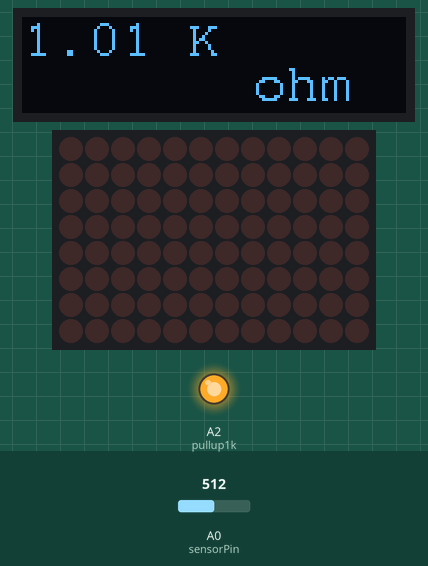
Bench run of a sketch on a simulated Arduino Uno R4 WiFi. On the bench: 128×32 one-colour display, 12×8 LED matrix, output pins drawn as LEDs (lit = HIGH). The test bench sets the inputs (shaded band); at power-on: A0 (sensorPin) = 512 (analog values on the 0–1023 scale). What the sketch prints to the serial monitor is not drawn.

Above: at 1.3 s.
1.4 s: A0 (sensorPin) set to 1023
At 3.3 s:
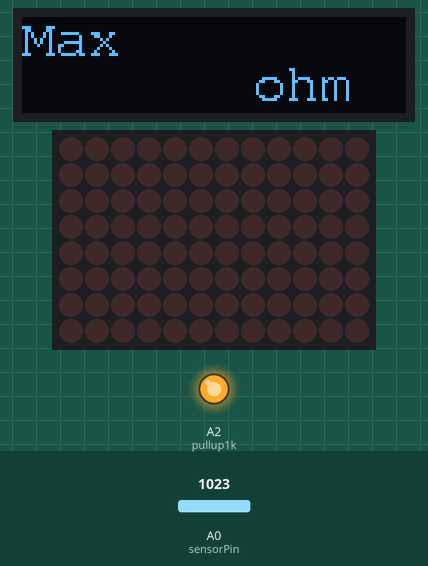
3.8 s: A0 (sensorPin) set to 306
At 5.4 s:
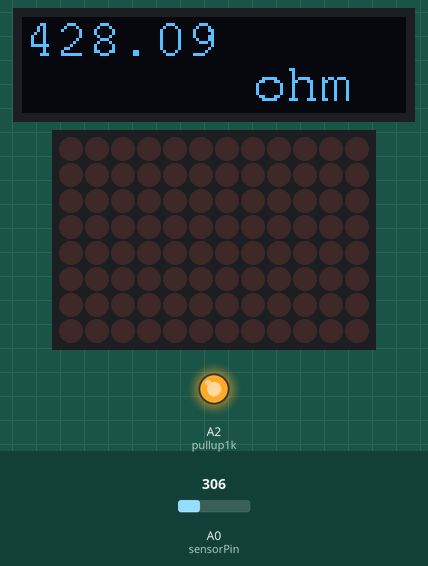
5.7 s: A0 (sensorPin) set to 122
At 7.0 s:
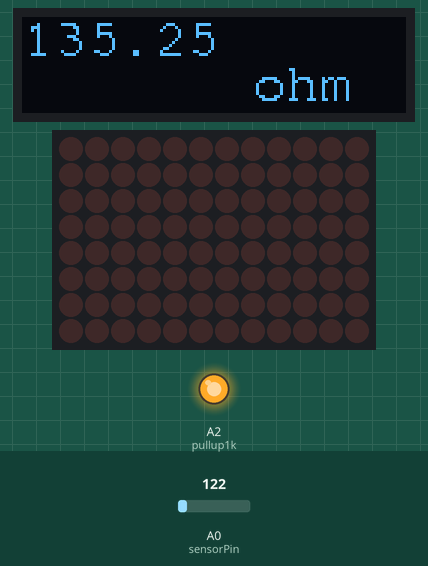
Timing chart, 0 to 8.7 s (numbered marks = the images above; inputs shaded):
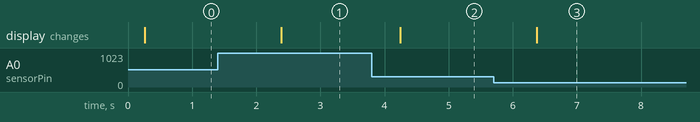

The sketch:

ResistorMeausrement.ino
```cpp
#include "Arduino_LED_Matrix.h"
#include "display_3xdigit.h"

#include "display_3xdigit.h"
#include <Adafruit_SSD1306.h>
#include <Adafruit_GFX.h>
#include <Fonts/FreeMono9pt7b.h>


bool debug=true;

int sensorPin = A0;   // select the input pin to be measured
// const int pullup1k = A1;
const int pullup1k = A2;
float sensorValue = 0;  // variable to store the value coming from the sensor
const int minus_sign = 15;
const int exponent_offset = 10;

void setup() {
  Serial.begin(115200);
  while (!Serial) {
    ; // wait for serial port to connect. Needed for native USB port only
  }
  analogReadResolution(14);
  display_digit_setup();
  pinMode(pullup1k,OUTPUT);
  digitalWrite(pullup1k, HIGH);
  delay(100);
}

float voltage_gemeten=0;
float i_ref_resistor=0;
float unknown_resistor=0;
float high_correction_factor=1;

const int num_measurements = 100;  // num of measurements should result in a multiple of  about 0,060 ms ( 3 times 50 hz duration)

void loop() {
  // read the value from the sensor:
  int results [num_measurements];
  sensorValue = 0;
  for  (int i=0; i< num_measurements; i++){
      //sensorValue += analogRead(sensorPin);
      delay(1);
      results[i]=analogRead(sensorPin);
  }
  for  (int i=0; i< num_measurements; i++){
    Serial.println(results[i]);
    sensorValue += results[i];
  }
  Serial.println("results done");

  sensorValue /= num_measurements;
  if (debug) Serial.println(sensorValue, 6);

  //voltage_gemeten = ((float)5)*sensorValue/16313.5;  // 230k ipv 220k
  voltage_gemeten = ((float)5)*sensorValue/16316;  // 220k ipv 220k   correction for high resistor values
  //voltage_gemeten = ((float)5)*sensorValue/16320;  // 213k ipv 220k

  if (debug) Serial.println(voltage_gemeten, 6);

  i_ref_resistor = (5-voltage_gemeten)/1000;

  if (debug) Serial.println(i_ref_resistor, 6);
  if (i_ref_resistor < 0.00000001) i_ref_resistor=0.00000001;  // prevent divede by zero
  unknown_resistor = voltage_gemeten/i_ref_resistor - 0.65;   // correction for low resisteor values

  // correct for high values
  high_correction_factor = 1 + (unknown_resistor / 11000000);
  unknown_resistor *= high_correction_factor;


   if (debug) Serial.println(unknown_resistor, 6);
   if (debug) Serial.println("------");
   show_value(unknown_resistor);
}
```

display_3xdigit.h
```cpp
#ifndef DISPLAY_3XDIGIT_H
#define DISPLAY_3XDIGIT_H

void display_digit_setup();
void show_value(float value);

#endif
```

display_3xdigit.ino
```cpp
#define SCREEN_WIDTH 128 // OLED display width, in pixels
#define SCREEN_HEIGHT 32 // OLED display height, in pixels
#define SCREEN_ADDRESS 0x3C
#define OLED_RESET     -1

ArduinoLEDMatrix matrix;
int upLeftDigit, upRightDigit, downLeftDigit, downRightDigit;


byte theMatrix[8][12] = {
  { 0, 0, 0, 0, 0, 0, 0, 0, 0, 0, 0, 0 },
  { 0, 0, 0, 0, 0, 0, 0, 0, 0, 0, 0, 0 },
  { 0, 0, 0, 0, 0, 0, 0, 0, 0, 0, 0, 0 },
  { 0, 0, 0, 0, 0, 0, 0, 0, 0, 0, 0, 0 },
  { 0, 0, 0, 0, 0, 0, 0, 0, 0, 0, 0, 0 },
  { 0, 0, 0, 0, 0, 0, 0, 0, 0, 0, 0, 0 },
  { 0, 0, 0, 0, 0, 0, 0, 0, 0, 0, 0, 0 },
  { 0, 0, 0, 0, 0, 0, 0, 0, 0, 0, 0, 0}
};


void print_matrix(){
  for (int i =0; i<8; i++)
  {
    for (int j=0; j<12; j++)
      Serial.print(theMatrix[i][j]);
    Serial.println();
  }
  Serial.println("------------------");
}


const int minus = 15;
const int space_digit = 10;
byte  Digits  [5][48]{                // 0 1 2 3 4 5 6 7 8 9 e0 e1 e2 e3 e4  -
{ 0, 1, 0,  0, 0, 1,  1, 1, 0,  1, 1, 0,  1, 0, 1,  1, 1, 1,  0, 1, 1,  1, 1, 1,  0, 1, 0,  0, 1, 1,   0, 0, 0,   0, 0, 0,   0, 0, 0,   0, 0, 0,   0, 0, 0,   0, 0, 0},
{ 1, 0, 1,  0, 1, 1,  0, 0, 1,  0, 0, 1,  1, 0, 1,  1, 0, 0,  1, 0, 0,  0, 0, 1,  1, 0, 1,  1, 0, 1,   0, 0, 0,   0, 0, 0,   0, 0, 0,   0, 0, 0,   0, 0, 1,   0, 0, 0},
{ 1, 0, 1,  0, 0, 1,  0, 1, 1,  1, 1, 0,  1, 1, 1,  1, 1, 0,  1, 1, 0,  0, 0, 1,  0, 1, 0,  0, 1, 1,   0, 0, 0,   0, 0, 0,   0, 0, 0,   0, 1, 0,   0, 1, 0,   1, 1, 1},
{ 1, 0, 1,  0, 0, 1,  1, 0, 0,  0, 0, 1,  0, 0, 1,  0, 0, 1,  1, 0, 1,  0, 1, 0,  1, 0, 1,  0, 0, 1,   0, 0, 0,   0, 0, 0,   0, 0, 1,   0, 0, 1,   0, 0, 1,   0, 0, 0},
{ 0, 1, 0,  0, 0, 1,  1, 1, 1,  1, 1, 0,  0, 0, 1,  1, 1, 0,  0, 1, 0,  1, 0, 0,  0, 1, 0,  1, 1, 0,   0, 0, 0,   0, 1, 0,   0, 1, 0,   0, 1, 0,   0, 1, 0,   0, 0, 0},
};

const int k = 0;
const int M = 1;
const int space_letter = 2;
byte Letters [3][15]{
  { 1, 0, 1, 0, 0,  1, 0, 0, 0, 1,  0, 0, 0, 0, 0, },
  { 1, 1, 0, 0, 0,  1, 1, 0, 1, 1,  0, 0, 0, 0, 0, },
  { 1, 0, 1, 0, 0,  1, 0, 1, 0, 1,  0, 0, 0, 0, 0, },
};


void displayDigit(int d, int s_x, int s_y){
  for (int x=0;x<3;x++)
    for (int y=0;y<5;y++){
      theMatrix[y+s_y][x+s_x] = Digits[y][x+ d*3];
    }
}

void displayLetter(int d, int s_x, int s_y){
  for (int x=0;x<5;x++)
    for (int y=0;y<3;y++){
      theMatrix[y+s_y][x+s_x] = Letters[y][x+ d*5];
    }
}

Adafruit_SSD1306 display(SCREEN_WIDTH, SCREEN_HEIGHT, &Wire, OLED_RESET);
bool display_found = false;

void display_digit_setup() {

  display.begin(SSD1306_SWITCHCAPVCC, SCREEN_ADDRESS);
  display_found = false;
  Wire.beginTransmission(SCREEN_ADDRESS);
  byte result = Wire.endTransmission(1);
  if (result == 0) display_found = true;


  if (display_found){
      display.clearDisplay();
      display.setFont(&FreeMono9pt7b);
      display.setTextSize(1);
      display.setTextColor(WHITE);
  }
  matrix.begin();
}

const char multiplier [] = "KM ";
void oled_display(String text, int letter){
    if (display_found) {
      display.clearDisplay();
      display.setCursor(0,12);
      display.print(text + " " + multiplier[letter]);
      display.setCursor(0,27);
      display.print("       ohm");
      display.display();
    }
}

void show_value(float value){
  if (value > 5000000) value = 2000000000;  // above 5M is not possible to measure so show Max ohm  ---
  if (value<0) value=0;
  int letter = space_letter;
  int dot_pos = 3;
  if (value > 999.5){
    letter = k;
    value /= 1000;
    }
  if (value > 999.5){
    letter = M;
    value /= 1000;
  }
  if (value > 1000){
    displayDigit(minus,0,0);
    displayDigit(minus,4,0);
    displayDigit(minus,8,0);
    displayLetter(space_letter, 5, 5);
    if (!display_found) matrix.renderBitmap(theMatrix, 8, 12);
    oled_display("Max", space_letter);


    delay(800);
    }
    else{
      oled_display(String(value), letter);
      if (value < 100){
        value *= 10;
        dot_pos -=1;
      }
      if(value < 100){
        value *= 10;
        dot_pos -=1;
      }
      displayDigit((int)value/100 % 10,0,0 );
      displayDigit((int)value/10 % 10,4,0 );
      displayDigit((int)value % 10,8,0 );
      displayLetter(letter, 7, 5);


      for (int i=0; i<4; i++){
        theMatrix[4][dot_pos*4 -1]=1;
        if (!display_found) matrix.renderBitmap(theMatrix, 8, 12);
        delay(250);
        theMatrix[4][dot_pos*4 -1]=0;
        if (!display_found) matrix.renderBitmap(theMatrix, 8, 12);
        delay(250);
      }
    }
}
```

Measured:
- after the input at 1.4 s, the display: changes after 0.99 s (image 1)
- after the input at 3.8 s, the display: changes after 0.44 s (image 2)
- after the input at 5.7 s, the display: changes after 0.67 s (image 3)
